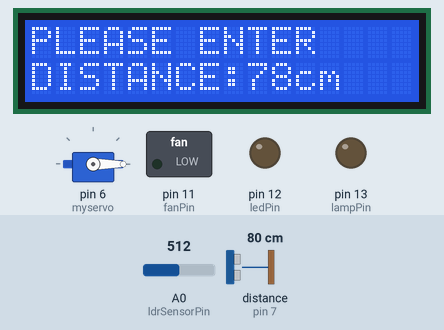
Simulated run of this sketch. Board: Arduino Uno, built with avr-gcc and run on an emulated ATmega328P. Parts: 16×2 character LCD, servo, switched loads named in the sketch (green lamp = pin HIGH), output pins drawn as LEDs (lit = HIGH). Wiring (inferred from the names in the program): ultrasonic range finder: trigger pin 10; echo pin 7. The inputs (shaded band) are chosen by the test bench; at power-on: distance to the obstacle (sensor on pin 7) 80 cm, A0 (ldrSensorPin) = 512. The echo pulse lasts 58.3 µs per cm; WiFi joins after 1.5 s; servers stay silent unless stated; pins used as bus, display or sensor lines are not drawn; what the sketch prints to the serial monitor is not drawn.

Above: at 3.0 s.
3.1 s: distance to the obstacle (sensor on pin 7) set to 203 cm
At 3.29 s:
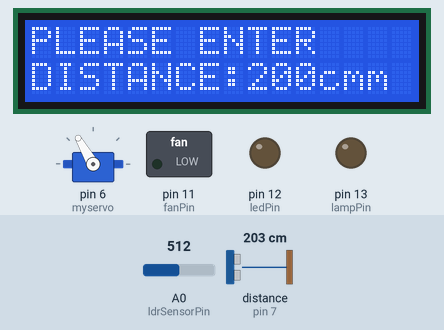
4.7 s: distance to the obstacle (sensor on pin 7) set to 200 cm
At 5.6 s:
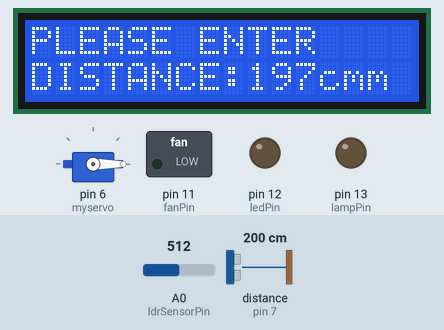
6.2 s: distance to the obstacle (sensor on pin 7) set to 2 cm
At 6.22 s:
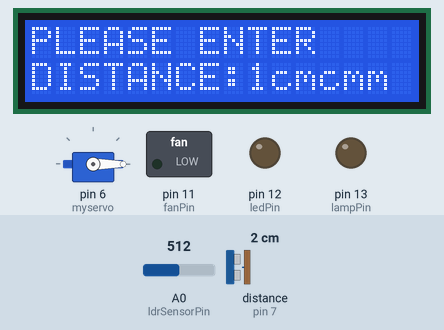
7.7 s: distance to the obstacle (sensor on pin 7) set to 18 cm
At 8.6 s:
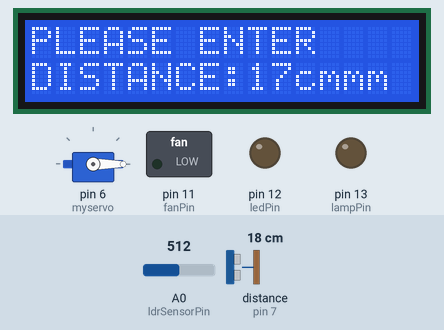
9.2 s: distance to the obstacle (sensor on pin 7) set to 4 cm
At 9.6 s:
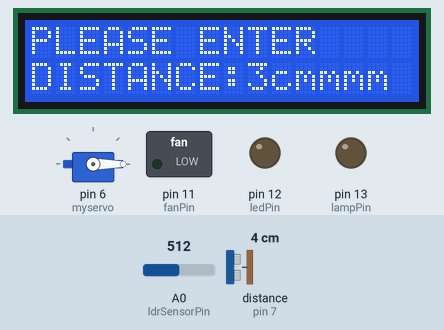
10.7 s: A0 (ldrSensorPin) set to 467
13.7 s: A0 (ldrSensorPin) set to 437
At 14.1 s:
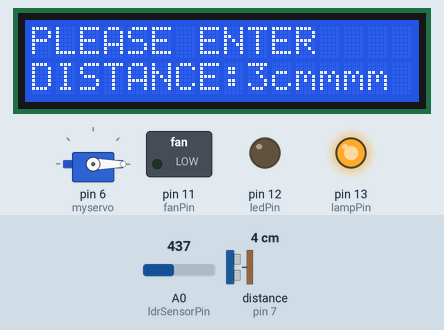
Timing chart, 0 to 16.2 s (numbered marks = the images above; inputs shaded):
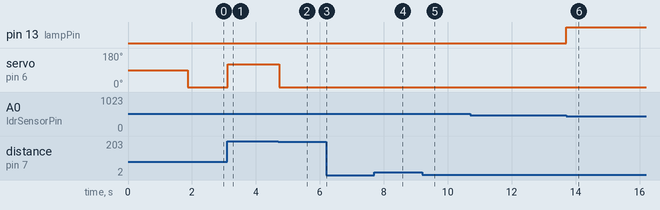

The sketch:

Smart_Home_Automation_Using_IoT.ino
```cpp
#define BLYNK_TEMPLATE_ID           "TMPLa0UCB-3b"
#define BLYNK_DEVICE_NAME           "Home Automation System"
#define BLYNK_AUTH_TOKEN            "LYaF85nA4CovgWy1NKGkE5r9gwj-rxGy"

#include <BlynkSimpleStream.h>
#include <LiquidCrystal.h>
#include <Servo.h>

char auth[] = BLYNK_AUTH_TOKEN;

Servo myservo;
const int rs = 9, en = 8, d4 = 5, d5 = 4, d6 = 3, d7 = 2;
LiquidCrystal lcd(rs, en, d4, d5, d6, d7);
int lampPin = 13, ledPin = 12, fanPin = 11, trigPin = 10, echoPin = 7;
int ldrSensorPin = A0;
int ldrSensorValue = 1;
int pinData1 = 0, pinData2 = 0, pinData3 = 0, pinData4 = 0;

void setup() {
  Serial.begin(9600);
  Blynk.begin(Serial, auth);
  pinMode(lampPin, OUTPUT);
  pinMode(ledPin, OUTPUT);
  pinMode(fanPin, OUTPUT);
  pinMode(trigPin, OUTPUT);
  pinMode(echoPin, INPUT);
  pinMode(ldrSensorPin, INPUT);
  lcd.begin(16, 2);
  myservo.attach(6);
}

BLYNK_WRITE(V1) {  // Button Widget is writing to pin V1
  pinData1 = param.asInt();
  if (pinData1 == 1) {  // turn the lampPin on
    digitalWrite(lampPin, HIGH);
  }
  else {  // turn the lampPin off
    digitalWrite(lampPin, LOW);
  }
}

BLYNK_WRITE(V2) {  // Button Widget is writing to pin V2
  pinData2 = param.asInt();
  if (pinData2 == 1) {  // turn the ledPin on
    digitalWrite(ledPin, HIGH);
  }
  else {  // turn the ledPin off
    digitalWrite(ledPin, LOW);
  }
}

BLYNK_WRITE(V3) {  // Button Widget is writing to pin V3
  pinData3 = param.asInt();
  if (pinData3 == 1) {  // turn the fanPin on
    digitalWrite(fanPin, HIGH);
  }
  else {  // turn the fanPin off
    digitalWrite(fanPin, LOW);
  }
}

BLYNK_WRITE(V4) {  // Button Widget is writing to pin V4
  pinData4 = param.asInt();
  if (pinData4 == 1) {  // turn all devices on
    digitalWrite(lampPin, HIGH);
    digitalWrite(ledPin, HIGH);
    digitalWrite(fanPin, HIGH);
  }
  else {  // turn all devices off
    digitalWrite(lampPin, LOW);
    digitalWrite(ledPin, LOW);
    digitalWrite(fanPin, LOW);
  }
}

void loop() {
  long duration, distance;
  digitalWrite(trigPin,LOW);
  delayMicroseconds(2);
  digitalWrite(trigPin, HIGH);
  delayMicroseconds(10);
  digitalWrite(trigPin, LOW);
  duration = pulseIn(echoPin, HIGH);
  distance = (duration/2)/29.412;
  if (distance > 200) {
    lcd.setCursor(0, 0);
    lcd.print("WELCOME!");
    lcd.setCursor(0, 2);
    lcd.print("DISTANCE:");
    lcd.print(">200cm");
  }
  else if ((distance <= 200) || (distance > 100)) {
    lcd.setCursor(0, 0);
    lcd.print("PLEASE ENTER");
    lcd.setCursor(0, 2);
    lcd.print("DISTANCE:");
    lcd.print(distance);
    lcd.print("cm");
  }
  if (distance >= 200) {
    myservo.write(120);
  }
  else {
    myservo.write(0);
  }
  Serial.print("distance");
  Serial.println(distance);
  ldrSensorValue = analogRead(ldrSensorPin);
  if ((pinData1 == 0) && (pinData4 == 0)) {
    if (ldrSensorValue <= 450) {  // turn the lampPin on
      digitalWrite(lampPin, HIGH);
    }
    else {  // turn the lampPin off
      digitalWrite(lampPin, LOW);
    }
  }
  Blynk.run();
}
```

Measured:
- the behaviour switches between 203 and 202 cm on distance to the obstacle (sensor on pin 7) (found by bisection; images 1 and 2)
- the behaviour switches between 451 and 450 on A0 (ldrSensorPin) (found by bisection; images 5 and 6)
- after the input at 3.1 s, servo on pin 6 (myservo): 0° → 120° at once; the display: first changes at once (image 1 shows a later state)
- after the input at 4.7 s, servo on pin 6 (myservo): 120° → 0° at once
- after the input at 6.2 s, the display: changes at once (image 3)
- after the input at 7.7 s, the display: first differs from a run without the input at once (image 4)
- after the input at 9.2 s, the display: changes at once (image 5)
- after the input at 10.7 s, every drawn part: stays the same
- after the input at 13.7 s, pin 13 (lampPin): LOW → HIGH at once
